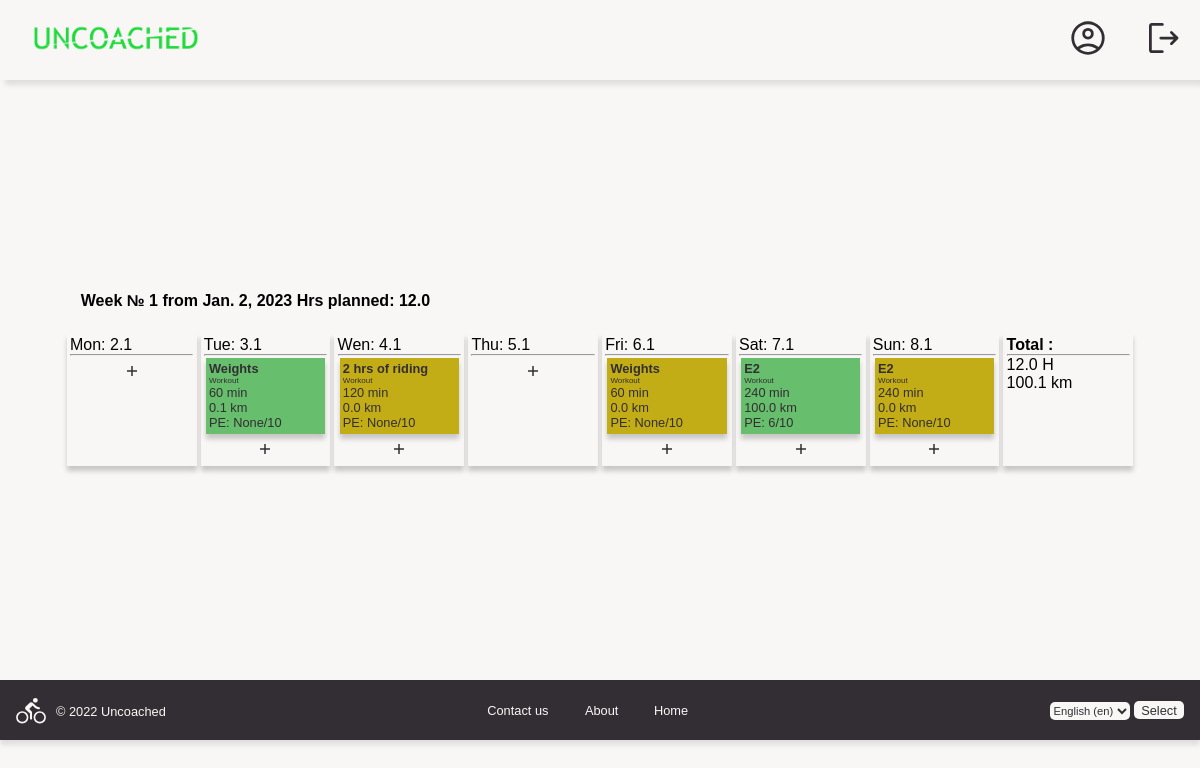
Screenshot of /year/2023/week/1/ (signed in) with the database file from the repository.
### users/models.py (models this page shows, shortened)
class Week(models.Model):
    week_no = models.IntegerField()
    starts_with = models.DateField()
    hrs_planned = models.FloatField()
    period = models.CharField(max_length=10)
    hrs_fact = models.FloatField(default=0, blank=True, null=True)
    km_fact = models.IntegerField(default=0, blank=True, null=True)
    year = models.ForeignKey(Year, on_delete=models.CASCADE)
    comment = models.CharField(max_length=80, default='', blank=True, null=True)
    race = models.CharField(max_length=40, default='', blank=True, null=True)
    priority = models.CharField(max_length=1, default='', blank=True, null=True)
    class Meta:
        db_table = 'week'
        ordering = ['week_no']

class Day(models.Model):
    week = models.ForeignKey(Week, on_delete=models.CASCADE)
    day = models.DateField()
    week_day = models.CharField(max_length=8)

class Workout(models.Model):
    title = models.CharField(max_length=40, default='Workout')
    type = models.CharField(max_length=10, default='Workout')
    task = models.TextField(max_length=400)
    feelings = models.TextField(max_length=400, default='-', null=True, blank=True)
    duration_min = models.IntegerField()
    distance = models.FloatField(default=0)
    alt_gain = models.IntegerField(default=0)
    started_at = models.DateTimeField(default=None, null=True, blank=True)
    pe = models.IntegerField(default=None, null=True, blank=True)
    day = models.ForeignKey(Day, on_delete=models.CASCADE)
    week = models.ForeignKey(Week, on_delete=models.CASCADE, default=None)

### planner/views.py (the view)
# urls.py: path('year/<int:year>/week/<int:week>/', cache_page(30)(views.WeekView.as_view()), name='week'),
class WeekView(View):
    def get(self, request, year, week):
        year_obj = Year.objects.get(athlete=request.user, year=year)
        week_obj = Week.objects.get(year=year_obj, week_no=week)
        days = Day.objects.filter(week=week_obj)
        workouts = Workout.objects.filter(week=week_obj)
        hrs, dist = 0, 0
        for workout in workouts:
            hrs += round(workout.duration_min / 60, 1)
            dist += workout.distance
        week_obj.hrs_fact = hrs
        week_obj.km_fact = dist
        context = {
            'week': week_obj,
            'days': days,
            'workouts': workouts,
        }
        return render(request, 'planner/week.html', context)

### templates/planner/week.html (shortened to what this page needs)
{% extends 'base_template.html' %}
{% load i18n %}
{% load static %}
{% block head %}
    <head>
        <link rel="stylesheet" href="{% static '/css/base.css'%}">
        <link rel="stylesheet" href="{% static '/css/landing_style.css'%}">
        <link rel="stylesheet" href="{% static '/css/week_view.css'%}">
    </head>
{% endblock %}
{% block content %}
    <div class="week-view">
        <div class="week-container">
            <h1 class="plan-header">{% trans 'Week' %} № {{week.week_no}}
                {% trans 'from' %} {{week.starts_with}}
                {% trans 'Hrs planned' %}: {{week.hrs_planned}} </h1>
            <div class="container">
                {% for day in days %}
                <div class="week-day">
                    <p class="day-heading">{{ day.week_day }}: {{ day.day.day }}.{{ day.day.month }}</p>
                    <hr>
                    {% for workout in workouts %}
                        {% if workout.day == day %}
                        <a href="{{ workout.id }}/" class="workout-link">
                            {% if workout.distance %}
                            <div class="workout-container done">
                            {% else %}
                            <div class="workout-container not-done">
                            {% endif %}
                                <p><b>{{ workout.title }}</b></p>
                                <p style="font-size: .5rem;">{{ workout.type }}</p>
                                <p>{{ workout.duration_min }} min</p>
                                <p>{{ workout.distance }} km</p>
                                <p>PE: {{ workout.pe }}/10</p>
                            </div>
                        </a>
                        {%endif%}
                    {% endfor %}
                    <div class="add-wo-container">
                    <a href="add-{{day.day.day}}-{{day.day.month}}/" class="add-wo">
                        <svg fill="#332E33" height="20" width="20">
                            <path d="M9.25 15v-4.25H5v-1.5h4.25V5h1.5v4.25H15v1.5h-4.25V15Z"/>
                        </svg>
                    </a>
                    </div>
                </div>
                {% endfor %}
                <div class="week-day">
                    <b> {% trans 'Total' %} : </b>
                    <hr>
                    <p> {{ week.hrs_fact }} {% trans 'H' %} </p>
                    <p> {{ week.km_fact }} {% trans 'km' %} </p>
                </div>
            </div>
        </div>
    </div>
{% endblock %}

### static/css/base.css (style rules this page uses)
* { box-sizing: border-box; margin: 0; padding: 0; font-family: 'Trebuchet MS', 'Lucida Sans Unicode', 'Lucida Grande', 'Lucida Sans', sans-serif; }
body { background: #F9F7F6; }

### static/css/week_view.css (style rules this page uses)
.week-view { display: flex; min-height: 75vh; justify-content: center; align-items: center; }
.week-container { margin: 1rem; width: 90vw; padding: .3rem; }
.plan-header { font-size: 1rem; padding-left: 1rem; padding-bottom: 1.3rem; }
.container { display: grid; grid-template-columns: 1fr 1fr 1fr 1fr 1fr 1fr 1fr 1fr; }
.week-day { margin: 2px; padding: .2rem; box-shadow: 0 5px 5px rgba(0,0,0,0.2); }
.workout-container { margin: 2px; padding: .2rem; box-shadow: 0 5px 5px rgba(0,0,0,0.2); }
.workout-container p { font-size: .8rem; }
.workout-link { text-decoration: none; color: #332E33; }
.done { background: #67BE6C; }
.not-done { background: #c2ad17; }
.add-wo-container { margin-top: 5px; display: flex; justify-content: center; align-items: end; min-height: 20px; }
.add-wo { background: }

### rows the page displays
Week: week_no "1", starts_with "Jan. 2, 2023", hrs_planned "12.0", hrs_fact "12.0", km_fact "100.1"
Day: week_day "Mon", day.day "2", day.month "1"
Day: week_day "Tue", day.day "3", day.month "1"
Workout: title "Weights", type "Workout", duration_min "60", distance "0.1", pe "None"
Day: week_day "Wen", day.day "4", day.month "1"
Workout: title "2 hrs of riding", type "Workout", duration_min "120", distance "0.0", pe "None"
Day: week_day "Thu", day.day "5", day.month "1"
Day: week_day "Fri", day.day "6", day.month "1"
Workout: title "Weights", type "Workout", duration_min "60", distance "0.0", pe "None"
Day: week_day "Sat", day.day "7", day.month "1"
Workout: title "E2", type "Workout", duration_min "240", distance "100.0", pe "6"
Day: week_day "Sun", day.day "8", day.month "1"
Workout: title "E2", type "Workout", duration_min "240", distance "0.0", pe "None"

### other values shown
form field language "English (en)"
